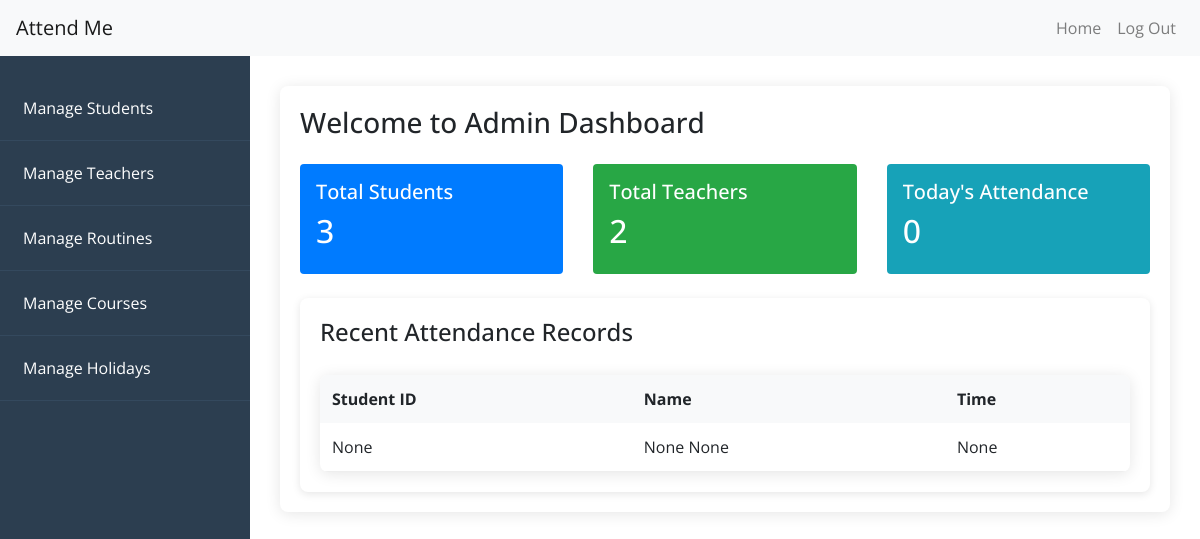
The page /admin/Hitesh (signed in) on the database as committed earlier.
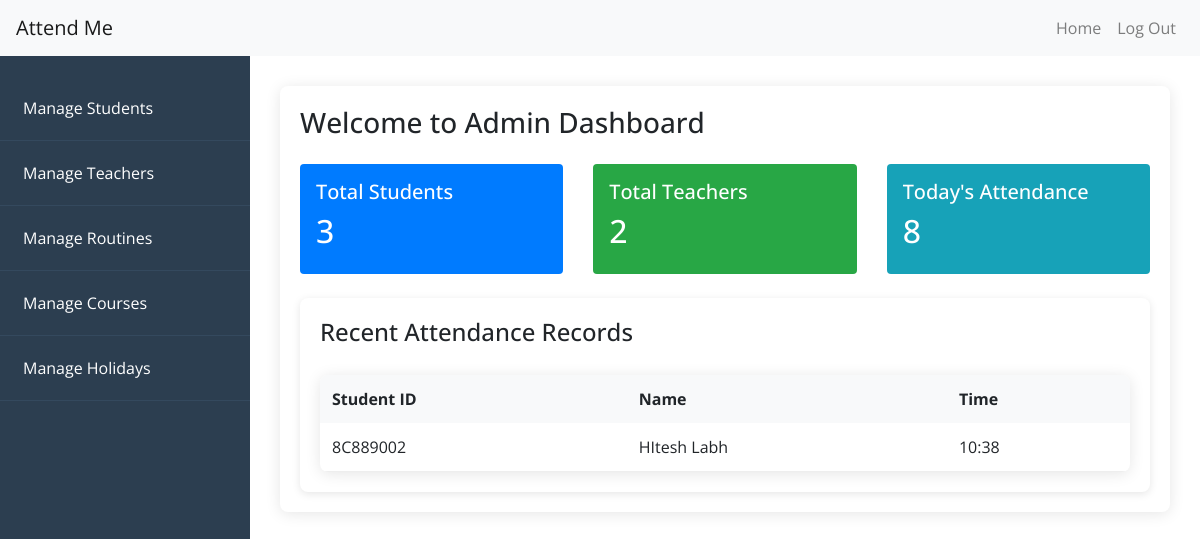
The same page on the database as committed later.
### main.py (models this page shows, shortened)
class AttendanceTime(db.Model):
    id: Mapped[int] = mapped_column(Integer, primary_key=True)
    uid: Mapped[str] = mapped_column(String(100), nullable= False)
    timestamp: Mapped[str] = mapped_column(String(100), nullable=False)

class Ad_student(db.Model):
    uid: Mapped[str] = mapped_column(String(100), primary_key=True)
    campus_rollno:Mapped[str] = mapped_column(String(100), unique=True, nullable = False)
    first_name: Mapped[str] = mapped_column(String(1000), nullable=False)
    last_name: Mapped[str] = mapped_column(String(100), nullable = False)

### main.py (the view)
@app.route('/admin/<name>')
def admin(name):
    if session.get('user_role') != 'admin':
        flash("You are not authorized to access this page.", "danger")
        return redirect(url_for('home'))
    student_count = Student.query.count()
    print("Number of Students:", student_count)
    teacher_count = Ad_teacher.query.count()
    print("Number of Teachers:", teacher_count)
    attendance_count = AttendanceTime.query.count()
    print("Number of attendances:", attendance_count)
    recent_scan = AttendanceTime.query.order_by(AttendanceTime.timestamp.desc()).first()
    if recent_scan:
        print("Recently Scanned UID:", recent_scan.uid)
        print("Timestamp:", recent_scan.timestamp)
        uid_scanned = recent_scan.uid
        last_time_scanned = recent_scan.timestamp
        student = Ad_student.query.filter_by(uid = uid_scanned).first()
        teacher = Ad_teacher.query.filter_by(uid = uid_scanned).first()
        if student:
            first_name = student.first_name
            last_name = student.last_name
        else:
            first_name = teacher.first_name
            last_name = teacher.last_name
    else:
        print("No Attendance Records Found")
        first_name = 'None'
        last_name = 'None'
        uid_scanned = 'None'
        last_time_scanned = 'None'
    return render_template('admin_dashboard.html',
                           name=name,
                           student_count = student_count,
                           teacher_count = teacher_count,
                           attendance_count = attendance_count,
                           uid_scanned = uid_scanned,
                           first_name = first_name,
                           last_name = last_name,
                           last_time_scanned = last_time_scanned,
                           logged_in=session.get('logged_in', False))

### templates/admin_dashboard.html (shortened to what this page needs)
{% extends "base.html" %}
{% block extra_css %}
<link rel="stylesheet" href="{{ url_for('static', filename='css/style.css')}}">
{% endblock %}
{% block content %}
<div class="sidebar" id="sidebar">
    <div class="menu-item">
        <div class="menu-header">
            <span>Manage Students</span>
        </div>
    </div>
    <div class="menu-item">
        <div class="menu-header">
            <span>Manage Teachers</span>
        </div>
    </div>
    <div class="menu-item">
        <div class="menu-header">
            <span>Manage Routines</span>
        </div>
    </div>
    <div class="menu-item">
        <div class="menu-header">
            <span>Manage Courses</span>
        </div>
    </div>
    <div class="menu-item">
        <div class="menu-header">
            <span>Manage Holidays</span>
        </div>
    </div>
</div>
<div class="main-content" id="main-content">
    <div class="dashboard-card">
        <h3 class="mb-4">Welcome to Admin Dashboard</h3>
        <div class="row">
            <div class="col-md-4 mb-4">
                <div class="stats-card bg-primary text-white p-3 rounded">
                    <h5>Total Students</h5>
                    <h2>{{ student_count }}</h2>
                </div>
            </div>
            <div class="col-md-4 mb-4">
                <div class="stats-card bg-success text-white p-3 rounded">
                    <h5>Total Teachers</h5>
                    <h2>{{ teacher_count }}</h2>
                </div>
            </div>
            <div class="col-md-4 mb-4">
                <div class="stats-card bg-info text-white p-3 rounded">
                    <h5>Today's Attendance</h5>
                    <h2>{{ attendance_count }}</h2>
                </div>
            </div>
        </div>
        <div class="table-container">
            <div class="table-header">
                <h4>Recent Attendance Records</h4>
            </div>
            <div class="table-responsive">
                <table class="data-table">
                    <thead>
                        <tr>
                            <th>Student ID</th>
                            <th>Name</th>
                            <th>Time</th>
                        </tr>
                    </thead>
                    <tbody>
                        <tr>
                            <td>{{ uid_scanned }}</td>
                            <td>{{ first_name }} {{ last_name }}</td>
                            <td>{{ last_time_scanned }}</td>
                        </tr>
                    </tbody>
                </table>
            </div>
        </div>
    </div>
</div>
{% endblock %}

Rows that differ between the two databases and show on the page:
added AttendanceTime: uid "8C889002", timestamp "10:38"
now on this page (row unchanged): Ad_student: first_name "HItesh", last_name "Labh"
Other text that changed with them:
{{ attendance_count }}: "0" → "8"
{{ uid_scanned }}: "None" → (not shown)
{{ first_name }}: "None" → (not shown)
{{ last_name }}: "None" → (not shown)
{{ last_time_scanned }}: "None" → (not shown)
